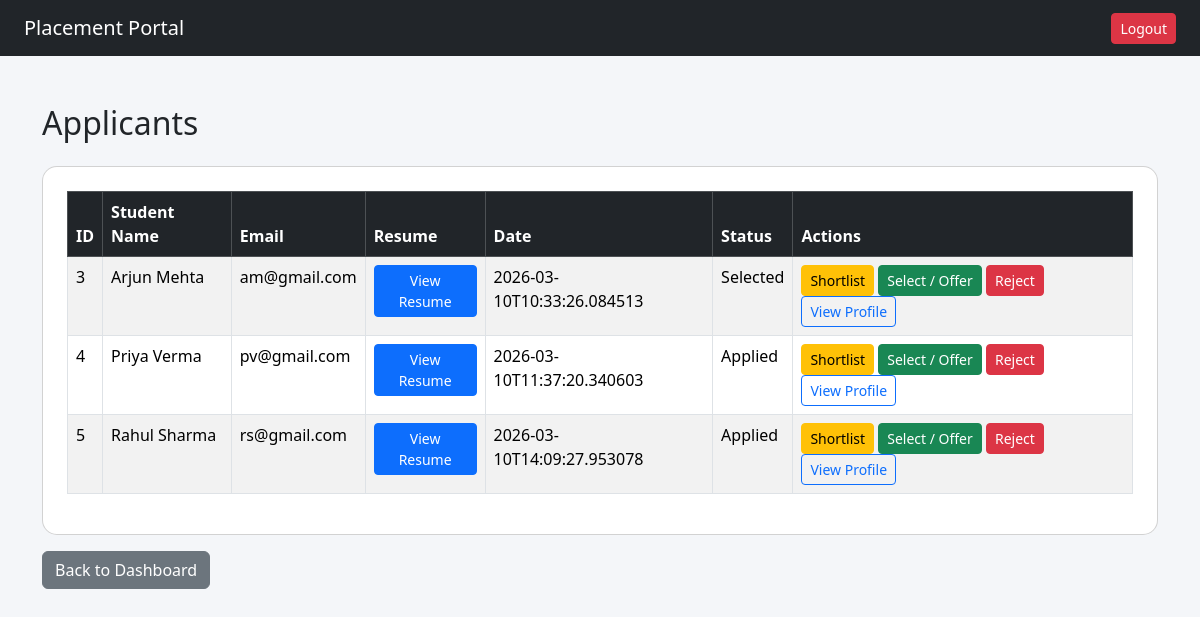
The app's page /company/applications/2 (signed in) with its own data.
### tables this page shows
CREATE TABLE application (
            id INTEGER PRIMARY KEY AUTOINCREMENT,
            student_id INTEGER,
            drive_id INTEGER,
            application_date TEXT,
            status TEXT DEFAULT 'Applied',
            UNIQUE(student_id, drive_id),
            FOREIGN KEY(student_id) REFERENCES student(id),
            FOREIGN KEY(drive_id) REFERENCES placement_drive(id)
        );

CREATE TABLE student (
           id INTEGER PRIMARY KEY AUTOINCREMENT,
           name TEXT NOT NULL,
           email TEXT UNIQUE NOT NULL,
           password TEXT NOT NULL,
           phone TEXT,
           resume_path TEXT,
           is_active INTEGER DEFAULT 1,
           created_at TEXT
        );

### app.py (the view)
@app.route('/company/applicants/<int:drive_id>')
@app.route('/company/applications/<int:drive_id>')
def company_applications(drive_id):
    if session.get('role') != 'company':
        return redirect('/')
    conn = get_connection()
    cursor = conn.cursor()
    cursor.execute("""
        SELECT
            a.id,
            s.name,
            s.email,
            s.resume_path,
            a.application_date,
            a.status,
            s.id AS student_id
        FROM application a
        JOIN student s ON a.student_id = s.id
        WHERE a.drive_id = ?
    """, (drive_id,))
    applications = cursor.fetchall()
    conn.close()
    return render_template("company/applicants.html", applications=applications, drive_id=drive_id)

### database.py (called while the page is built)
def get_connection():
    conn = sqlite3.connect(DB_NAME)
    conn.row_factory = sqlite3.Row
    return conn

### templates/company/applicants.html
{% extends "base.html" %}
{% block content %}
<h2 class="mb-4">Applicants</h2>
<div class="card p-4">
<table class="table table-bordered table-striped">
<thead class="table-dark">
<tr>
    <th>ID</th>
    <th>Student Name</th>
    <th>Email</th>
    <th>Resume</th>
    <th>Date</th>
    <th>Status</th>
    <th>Actions</th>
</tr>
</thead>
<tbody>
{% for app in applications %}
<tr>
    <td>{{ app[0] }}</td>
    <td>{{ app[1] }}</td>
    <td>{{ app[2] }}</td>
    <td>
        {% if app[3] %}
        <a class="btn btn-sm btn-primary"
           href="{{ url_for('static', filename=app[3].replace('static/', '')) }}"
           target="_blank">
            View Resume
        </a>
        {% else %}
        <span class="text-muted">—</span>
        {% endif %}
    </td>
    <td>{{ app[4] }}</td>
    <td>{{ app[5] }}</td>
    <td>
        <a href="/company/update-application/{{ app[0] }}/Shortlisted"
           class="btn btn-warning btn-sm">
            Shortlist
        </a>
        <a href="/company/update-application/{{ app[0] }}/Selected"
           class="btn btn-success btn-sm">
            Select / Offer
        </a>
        <a href="/company/update-application/{{ app[0] }}/Rejected"
           class="btn btn-danger btn-sm">
            Reject
        </a>
        <a href="/company/student-profile/{{ app[6] }}?from=applicants&drive_id={{ drive_id }}"
           class="btn btn-outline-primary btn-sm">
            View Profile
        </a>
    </td>
</tr>
{% else %}
<tr><td colspan="7" class="text-center">No applications for this drive yet.</td></tr>
{% endfor %}
</tbody>
</table>
</div>
<a href="/company/dashboard" class="btn btn-secondary mt-3">Back to Dashboard</a>
{% endblock %}

### static/style.css (style rules this page uses)
body { background-color: #f4f6f9; }
.card { border-radius: 15px; }

### records on screen
application: id "3", name "Arjun Mehta", email "am@gmail.com", application_date "2026-03-10T10:33:26.084513", status "Selected"
application: id "4", name "Priya Verma", email "pv@gmail.com", application_date "2026-03-10T11:37:20.340603", status "Applied"
application: id "5", name "Rahul Sharma", email "rs@gmail.com", application_date "2026-03-10T14:09:27.953078", status "Applied"
